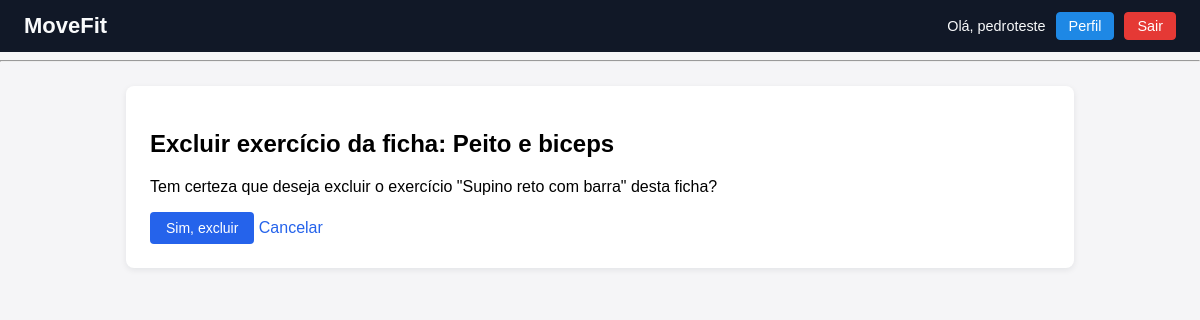
/itens/10/excluir/ (signed in), run on the app's committed database.
### treino_app/models.py (models this page shows, shortened)
class FichaTreino(models.Model):
    usuario = models.ForeignKey(User, on_delete=models.CASCADE)
    nome = models.CharField(max_length=200)

class ItemFicha(models.Model):
    ficha = models.ForeignKey(FichaTreino, related_name="itens", on_delete=models.CASCADE)
    exercicio = models.ForeignKey(Exercicio, on_delete=models.CASCADE)
    series = models.PositiveIntegerField()
    repeticoes = models.PositiveIntegerField()
    peso = models.FloatField()

class Exercicio(models.Model):
    nome = models.CharField(max_length=200)
    gif_url = models.URLField(blank=True)

### treino_app/views.py (the view)
# urls.py: path('itens/<int:item_id>/excluir/', views.excluir_item_ficha, name='excluir_item_ficha'),
@login_required
def excluir_item_ficha(request, item_id):
    item = get_object_or_404(
        ItemFicha,
        id=item_id,
        ficha__usuario=request.user
    )
    ficha_id = item.ficha.id
    if request.method == 'POST':
        item.delete()
        messages.success(request, "Exercício removido da ficha.")
        return redirect('ficha_detalhe', ficha_id=ficha_id)
    return render(request, 'treino/excluir_item_ficha.html', {
        'item': item,
        'ficha': item.ficha,
    })

### treino_app/templates/treino/excluir_item_ficha.html (shortened to what this page needs)
{% extends "base.html" %}
{% block content %}
<h2>Excluir exercício da ficha: {{ ficha.nome }}</h2>
<p>Tem certeza que deseja excluir o exercício "{{ item.exercicio.nome }}" desta ficha?</p>
<form method="post">
  <button type="submit">Sim, excluir</button>
  <a href="{% url 'fichas_list' %}">Cancelar</a>
</form>
{% endblock %}

### templates/base.html (shortened to what this page needs)
{% load static %}
<!DOCTYPE html>
<html lang="pt-br">
<head>
    <link rel="stylesheet" href="{% static 'treino_app/style.css' %}">
</head>
<body>
<header class="site-header">
  <div class="logo">
    <h1>MoveFit</h1>
  </div>
  {% if user.is_authenticated and request.resolver_match.url_name != 'login' %}
    <nav class="user-nav">
      <span class="user-name">Olá, {{ user.username }}</span>
      <a href="{% url 'perfil' %}" class="btn-header">Perfil</a>
      <form method="post" action="{% url 'logout' %}" class="logout-form">
        <button type="submit" class="btn-header btn-logout">
          Sair
        </button>
      </form>
    </nav>
  {% endif %}
</header>
<hr>
<main>
    {% block content %}{% endblock %}
</main>
</body>
</html>

### treino_app/static/treino_app/style.css (style rules this page uses)
body { font-family: Arial, sans-serif; background-color: #f5f5f7; margin: 0; padding: 0; }
header { background-color: #111827; color: #f9fafb; padding: 0; }
.site-header { display: flex; align-items: center; justify-content: space-between; padding: 12px 24px; }
.site-header .logo h1 { margin: 0; font-size: 22px; }
.site-header .user-nav { display: flex; align-items: center; gap: 10px; }
.user-name { font-size: 0.9rem; }
.btn-header { display: inline-flex; align-items: center; justify-content: center; padding: 6px 12px; border-radius: 4px; border: 1px solid #1e88e5; background-color: #1e88e5; color: #fff; text-decoration: none; font-size: 0.9rem; cursor: pointer; line-height: 1; }
.logout-form { margin: 0; }
.btn-logout { border-color: #e53935; background-color: #e53935; }
main { max-width: 900px; margin: 24px auto; background: #ffffff; padding: 24px; border-radius: 8px; box-shadow: 0 2px 6px rgba(15, 23, 42, 0.08); }
form { margin-top: 16px; }
button, input[type="submit"] { background-color: #2563eb; color: #ffffff; border: none; border-radius: 4px; padding: 8px 16px; font-size: 14px; cursor: pointer; }
a { color: #2563eb; text-decoration: none; }

### data on the page
FichaTreino: nome "Peito e biceps"
ItemFicha: exercicio.nome "Supino reto com barra"

### other printed values
{{ user.username }} "pedroteste"
